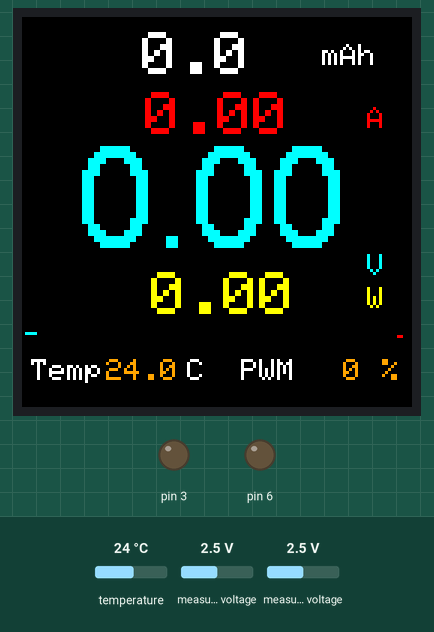
Simulated run of this sketch. Board: Arduino Uno, built with avr-gcc and run on an emulated ATmega328P. Shown: 130×130 colour display, output pins drawn as LEDs (lit = HIGH). Inputs (shaded band) come from the test bench; at power-on: temperature 24 °C, measured voltage 2.5 V. What the sketch prints to the serial monitor is not drawn.

Above: at 2.2 s.
2.3 s: temperature set to 33 °C
At 3.2 s:
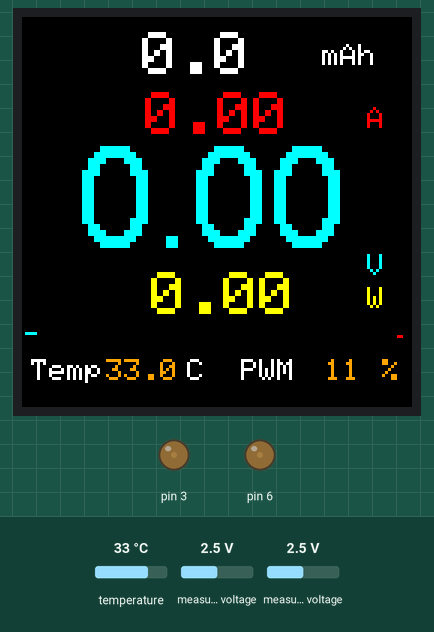
3.8 s: temperature set to 41 °C
At 4.4 s:
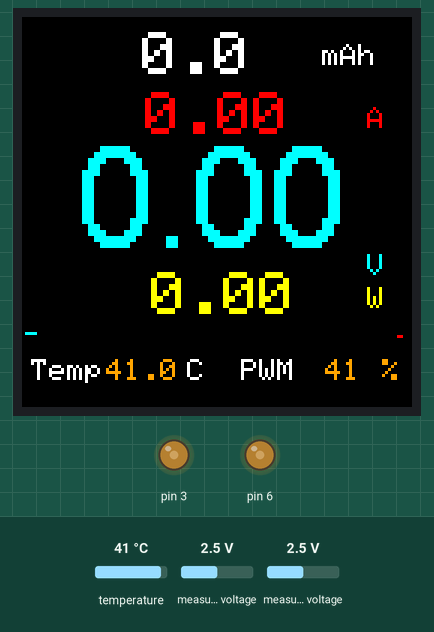
5.3 s: temperature set to 12 °C
At 6.5 s:
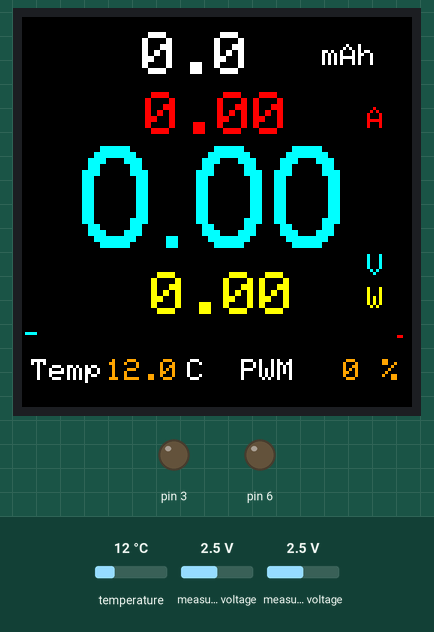
6.8 s: temperature set to 29.4 °C
At 7.9 s:
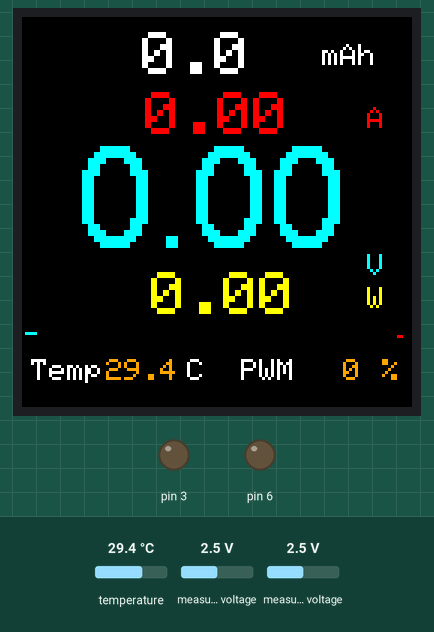
8.3 s: temperature set to 30.6 °C
At 9.1 s:
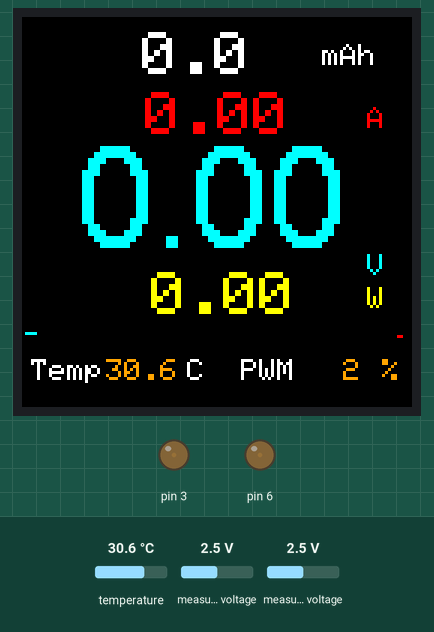
Timing chart, 0 to 10.8 s (numbered marks = the images above; inputs shaded):
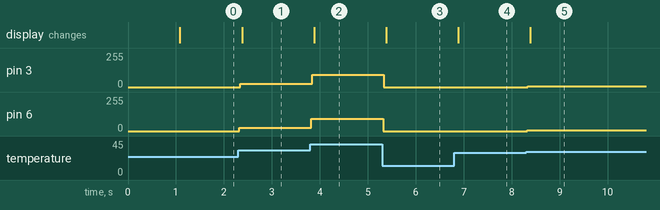

The sketch:

V-A-W_meter_1.0__Samodelkin-TFT166-final-calib.ino
```cpp
/*-----Samodelkin YouTube Channel----------
-----------V.A.W_meter V-1.0---------------
*/
//------ Здесь приведены все цвета которые можно менять в тексте .
//#define ST7735_BLACK       0x0000      /*   0,   0,   0 */
//#define ST7735_NAVY        0x000F      /*   0,   0, 128 */
//#define ST7735_DARKGREEN   0x03E0      /*   0, 128,   0 */
//#define ST7735_DARKCYAN    0x03EF      /*   0, 128, 128 */
//#define ST7735_MAROON      0x7800      /* 128,   0,   0 */
//#define ST7735_PURPLE      0x780F      /* 128,   0, 128 */
//#define ST7735_OLIVE       0x7BE0      /* 128, 128,   0 */
//#define ST7735_LIGHTGREY   0xC618      /* 192, 192, 192 */
//#define ST7735_LIGHTGREY     0x7BEF      /* 128, 128, 128 */
//#define ST7735_BLUE        0x001F      /*   0,   0, 255 */
//#define ST7735_GREEN       0x07E0      /*   0, 255,   0 */
//#define ST7735_CYAN        0x07FF      /*   0, 255, 255 */
//#define ST7735_RED         0xF800      /* 255,   0,   0 */
//#define ST7735_MAGENTA     0xF81F      /* 255,   0, 255 */
//#define ST7735_YELLOW      0xFFE0      /* 255, 255,   0 */
//#define ST7735_WHITE       0xFFFF      /* 255, 255, 255 */
//#define ST7735_ORANGE      0xFD20      /* 255, 165,   0 */
//#define ST7735_GREENYELLOW 0xAFE5      /* 173, 255,  47 */
//#define ST7735_PINK        0xF81F
#define  BLACK   0x0000
#define BLUE    0x001F
#define RED     0xF800
#define GREEN   0x07E0
#define CYAN    0x07FF
#define MAGENTA 0xF81F
#define YELLOW  0xFFE0
#define WHITE   0xFFFF
#define LIGHTGREY   0xC618      /* 192, 192, 192 */
#define LIGHTGREY     0x7BEF      /* 128, 128, 128 */
#define ORANGE      0xFD20      /* 255, 165,   0 */
//------
//------Добавляем все необходимые библиотеки
#include <SPI.h>
//#include <TFT_ST7735.h>
#include <Wire.h>
#include <OneWire.h>
//#include <Adafruit_ADS1015.h>
#include <Adafruit_ADS1X15.h>
#include <Adafruit_GFX.h>
//#include <Adafruit_SSD1306.h>
#include <Fonts/FreeSans12pt7b.h>
#include <SSD1283A.h> //Hardware-specific library

//------

 Adafruit_ADS1115 ads;              //  Выбираем необходимый модуль АЦП, можно выбрать между asd1115  или  ads1015.
//#define RATE_ADS1015_128SPS (0x0000)                      //  Указываем номер ножки, куда подключено датчик температуры 18b20.
OneWire  ds(7);
 //TFT_ST7735 tft = TFT_ST7735();
 SSD1283A tft(/*CS=10*/ SS, /*DC=*/ 8, /*RST=*/ 9, /*LED=*/ 7); //hardware spi,cs,cd,reset,led
// Uncomment this block to use hardware SPI
//#define TFT_CS 10 // Chip select control pin
//#define TFT_DC  7  // Data Command control pin
//#define TFT_RST 9
  //Adafruit_ST7735_AS tft = Adafruit_ST7735_AS(cs, dc, rst);
 //------Место для настроек.
  float  V_max = 50 ;   // При изменении этого значения нужно сделать расчет  делителя напряжения и учесть коэффициент усиления АЦП.  K = Vin / Vацп. K-коэффициент делителя напряжения ,Vin-максимально измеряемое напряжение, Vацп-напряжение усиления АЦП   K=35/1.024 K=34,17.
  float  A_max = 10.12; // Этот параметр настраивается программно. I=U/R    U= 1.024 усиления АЦП  , R=0.2 сопротивление шунта.    I=1.024 / 0.2 ,  I= 5.12 A.
  float  Temp_min = 30 ; // Минимальная температура при которой начнет работать ШИМ вентилятора.
  float  Temp_max = 60 ; // Температура при которой скорость вентилятора будет максимальной.
 //------
 //-------Здесь хранятся все переменные
 float  ASP = 32768 ;// // Переміна розрядності
 float  temperature = 0 ;
 float  V , A , W , mAh , Wh ;
 float  fil_A ,fil_V ;
 float  adc_V , adc_A;
 int    V_graf , A_graf , PWM_out ;
 int   PWM = 0 ;
 unsigned long  new_Millis ;
   // переменные фильтра для калмана.
    float varVolt = 40;  // среднее отклонение (ищем в excel)
    float varProcess = 15; // скорость реакции на изменение (подбирается вручную)
    float Pc = 0.0;
    float G = 0.0;
    float P = 1.0;
    float Xp = 0.0;
    float Zp = 0.0;
    float Xe = 0.0;
   // переменные фильтра  для калмана.
 //------


void setup()
{
  TCCR2B = TCCR2B & 0b11111000 | 0x06;     //Включаем частоту ШИМ'а  вентилятора на ногах 3 и 11: 31250 Гц. Это позволит избавиться от неприятного писка в работе вентилятора.
  Serial.begin(9600);
 //----- Здесь можно выбрать коэффициент усиления АЦП
  //                                                              ADS1015  ADS1115
  //                                                              -------  -------
    // ads.setGain(GAIN_TWOTHIRDS);  // 2/3x gain +/- 6.144V  1 bit = 3mV      0.1875mV (default)
 //ads.setGain(GAIN_ONE);         // 1x gain   +/- 4.096V  1 bit = 2mV      0.125mV
   ads.setGain(GAIN_TWO);         // 2x gain   +/- 2.048V  1 bit = 1mV      0.0625mV
 //ads.setGain(GAIN_FOUR);        // 4x gain   +/- 1.024V  1 bit = 0.5mV    0.03125mV
  // ads.setGain(GAIN_EIGHT);      // 8x gain   +/- 0.512V  1 bit = 0.25mV   0.015625mV
  // ads.setGain(GAIN_SIXTEEN);    // 16x gain  +/- 0.256V  1 bit = 0.125mV  0.0078125mV
 //-----

   ads.begin();                // Инициализация модуля АЦП.
   tft.init();                 // Инициализация дисплея.
   tft.setRotation(1);         // Переворачиваем дисплей.
   tft.fillScreen(BLACK);  // Указываем цвет заливки дисплея
//-----В этом месте все статические данные, которые будут отображаться на дисплее.
    //----- Рисуем рамку.
  //tft.fillRect(-1, -2,128, 128, LIGHTGREY);
  tft.fillRect(2, 1, 124, 122, BLACK);
  //tft.fillRect(-1, 109, 128, 3, LIGHTGREY);
     //----- Отображение символов величин.
     tft.setTextColor(RED,BLACK);       // ( цвет текста , цвет заливки текста )
     tft.setCursor(115,30);
     tft.print("A");           // ( "Текст" , положение по оси Х , положение по оси Y , размер шрифта)
     tft.setTextColor(CYAN,BLACK);       // ( цвет текста , цвет заливки текста )
     tft.setCursor(115,79);
     tft.print("V");
     tft.setTextColor(YELLOW,BLACK  );
     tft.setCursor(115, 90);
     tft.print("W");
     tft.setTextColor(WHITE,BLACK);
     tft.setCursor(100,9);
     tft.print("mAh");
     tft.setCursor(3,114);
     tft.print("Temp ");
     tft.setCursor(55,114);
     tft.print("C  PWM");
     tft.setTextColor(ORANGE,BLACK);
     tft.setCursor(120,114);
     tft.print("%");


//-----

  new_Millis = millis();

  delay (1000);
}
void loop()
{

  //adc_V = ads.readADC_Differential_2_3();   // Включаем дифференциальный режим АЦП на входах 2,3.
  //adc_A = ads.readADC_Differential_0_1();   // Включаем дифференциальный режим АЦП на входах 0,1.

  adc_V = ads.readADC_SingleEnded(0);
  adc_A = ads.readADC_SingleEnded(2);
 // adc2 = ads.readADC_SingleEnded(2);
 // adc3 = ads.readADC_SingleEnded(3);
  // fil_V = filter(adc_V);
   fil_V = adc_V;
   fil_A = adc_A;

  //----- Определяем температуру на датчике.
   byte data[2]; // Место для значения температуры
  ds.reset(); // Начинаем взаимодействие со сброса всех предыдущих команд и параметров
  ds.write(0xCC); // Даем датчику DS18b20 команду пропустить поиск по адресу. В нашем случае только одно устрйоство
  ds.write(0x44); // Даем датчику DS18b20 команду измерить температуру. Само значение температуры мы еще не получаем - датчик его положит во внутреннюю память
  ds.reset(); // Теперь готовимся получить значение измеренной температуры
  ds.write(0xCC);
  ds.write(0xBE); // Просим передать нам значение регистров со значением температуры
    data[0] = ds.read(); // Читаем младший байт значения температуры
    data[1] = ds.read(); // А теперь старший
   temperature =  ((data[1] << 8) | data[0]) * 0.0625;
  //-----

  //----- Определяем скорость вентилятора в зависимости от температуры.
   if (temperature >= Temp_min && temperature <= Temp_max )  {PWM = ( temperature - Temp_min )*255/( Temp_max - Temp_min );}
      else if (temperature < Temp_min)  { PWM=0;}
      else if (temperature >= Temp_max)  { PWM=255;}
      analogWrite (6,PWM);
   //-----

 //----- Расчет и отображение всех динамических данных.
   V = fil_V * V_max / ASP;
   A = fil_A * A_max / ASP;
  if ( A<0) {A=0;}
  if (V<0) {V=0;}

 W = A * V*1.344;
   char mAh_out[8];
    // tft.setTextSize(2);
   mAh += A * (millis() - new_Millis)/3600000*1000; //расчет емкости  в мАч
   new_Millis = millis();
     if (mAh<100) {
         dtostrf( mAh , 5, 1, mAh_out); tft.setTextSize(2);
         tft.setTextColor(WHITE,BLACK);      // ( цвет текста , цвет заливки текста )
     //tft.setCursor(100,45);tft.setTextSize(1);
     //tft.print("Amp");
         tft.setCursor(16,5);
         tft.print(mAh_out);tft.setTextSize(1);
       }
      else if (mAh>=100 && mAh<1000 )   {
          dtostrf( mAh , 5, 1, mAh_out);
          tft.setTextColor(WHITE,BLACK);
          tft.setCursor(16,5);tft.setTextSize(2);
          tft.print(mAh_out);tft.setTextSize(1);
       }
       else  if  (mAh>=1000 && mAh<10000){
           itoa (mAh,mAh_out,10);tft.setTextSize(2);
           dtostrf( mAh , 5, 1, mAh_out);
           tft.setTextColor(WHITE,BLACK);
           tft.setCursor(16,5);
           tft.print(mAh_out);tft.setTextSize(1);
       }
       else  if  (mAh>=10000 ){
           dtostrf( mAh , 1, 1, mAh_out);
           tft.setTextColor(WHITE,BLACK);
           tft.setCursor(16,5);tft.setTextSize(2);
           tft.print(mAh_out);tft.setTextSize(1);
       }
       tft.setTextSize(1);
       //CORECTIE VALOARE U SI I FUNCTIE DE REZISTENTE DIVIZOR SI SUNT
  char V_out[7]; dtostrf( ((V*0.9429)-(0.135*A*2.3636)) , 5, 2, V_out);
  char A_out[8]; dtostrf( A*2.3636 , 7, 2, A_out);
  char W_out[8]; dtostrf( W ,7, 2, W_out);
  char Temperature[4]; dtostrf(temperature, 4, 1, Temperature);
  char PWM_out[4]; dtostrf(PWM/2.25, 3, 0, PWM_out);

    tft.setTextColor( CYAN,BLACK); tft.setFont(&FreeSans12pt7b);
    tft.fillRect(5,43,120,34,BLACK);
    tft.setCursor(6,75);tft.setTextSize(2);
    tft.print(V_out);tft.setTextSize(1);tft.setFont();
       // if (V < 10)  {
        //  tft.setCursor(35,35);
        //  tft.print("  ");
        //  tft.setTextSize(1);
        //  }

    tft.setTextColor(RED,BLACK );
    tft.setCursor(5,25);tft.setTextSize(2);
    tft.print(A_out);tft.setTextSize(1);
    tft.setTextColor(YELLOW,BLACK );
    tft.setCursor(7,85);tft.setTextSize(2);
    tft.print(W_out);tft.setTextSize(1);
       // if (W < 100)  {
        //  tft.setCursor(46,83);
        //  tft.print(" ");
        //  }

    tft.setTextColor(ORANGE,BLACK);
    tft.setCursor(28,114);
    tft.print(Temperature);
    tft.setTextColor(ORANGE,BLACK);
    tft.setCursor(95,114);
    tft.print(PWM_out );


 analogWrite(3, PWM);
 //-----
   //----- Отображение шкал заполнения.
          V_graf = V / V_max * 100 ;
  if (V_graf < 0) {V_graf = -V_graf;}
  tft.fillRect(1, 5, 4, 100- V_graf, BLACK);
  tft.fillRect(1, 105 - V_graf, 4, V_graf+1, CYAN);

  A_graf = A / A_max * 100 ;
  if (A_graf < 0) {A_graf = -A_graf;}
  tft.fillRect(125, 6, 2, 100- A_graf, BLACK);
  tft.fillRect(125, 106 - A_graf, 2, A_graf+1, RED);
  //-----

      Serial.print  ("  A " );
      Serial.print  ( A_out );
      Serial.print  ("    " );
      Serial.print  (  adc_A );
      Serial.print  ("  V " );
      Serial.print(  V );
      Serial.print  ("    " );
      Serial.println (  adc_V );


       delay (10);
}
    float filter(float val) {  //функция фильтрации
  Pc = P + varProcess;
  G = Pc/(Pc + varVolt);
  P = (1-G)*Pc;
  Xp = Xe;
  Zp = Xp;
  Xe = G*(val-Zp)+Xp; // "фильтрованное" значение
  return(Xe);
   }
```

Measured:
- after the input at 2.3 s, pin 3, pin 6: 0/255 → 25/255 at once; the display: changes after 0.08 s (image 1)
- after the input at 3.8 s, pin 3, pin 6: 25/255 → 93/255 at once; the display: changes after 0.08 s (image 2)
- after the input at 5.3 s, pin 3, pin 6: 93/255 → 0/255 at once; the display: changes after 0.09 s (image 3)
- after the input at 6.8 s, the display: changes after 0.09 s (image 4)
- after the input at 8.3 s, pin 3, pin 6: 0/255 → 5/255 at once; the display: changes after 0.09 s (image 5)
